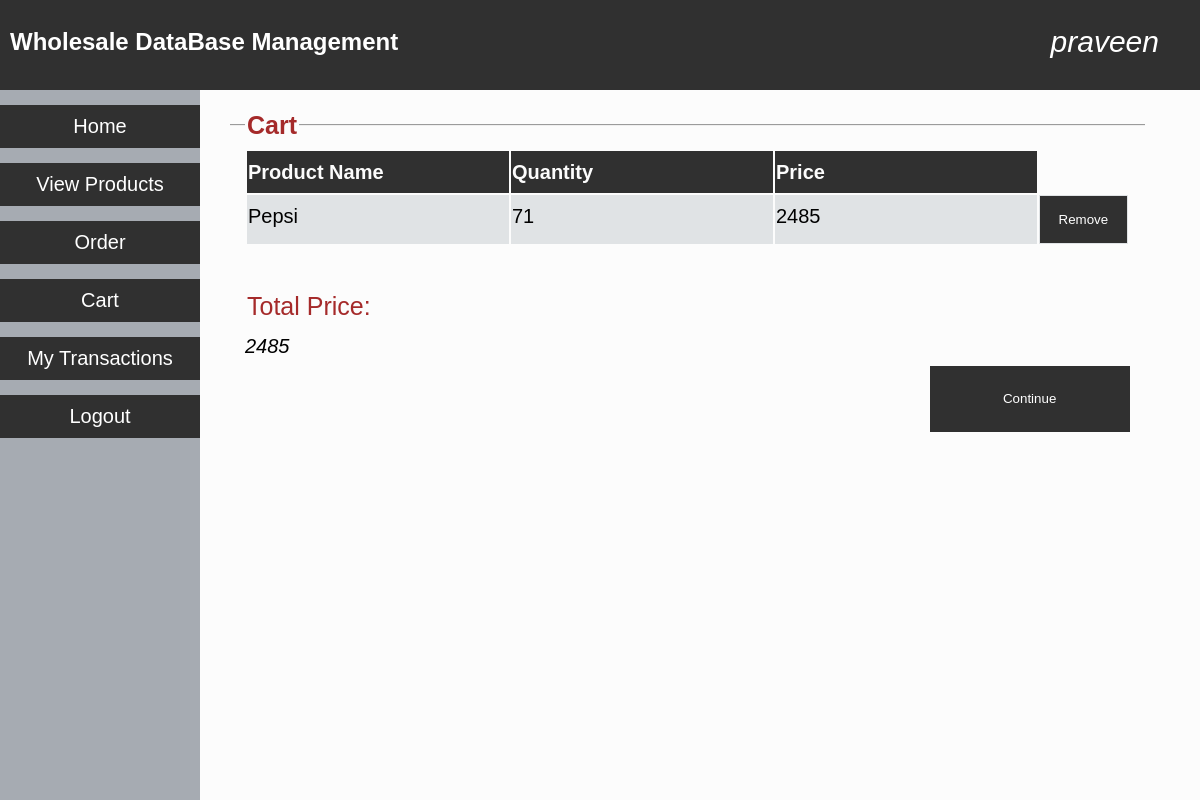
/cart.php (signed in), run on the app's committed database.
### tables this page shows
CREATE TABLE `cart` (
  `product_id` int(11) NOT NULL,
  `product_name` varchar(20) NOT NULL,
  `quantity` int(11) NOT NULL,
  `price` int(11) NOT NULL,
  `customer_id` varchar(20) NOT NULL
);

### cart.php (the view, shortened to what this page needs)
<!DOCTYPE html>
<html>
<head>
	<link rel='stylesheet' href="css/style.css">
</head>
<body>
	<div class="topStyle">
		<h2 style="color:white;">Wholesale DataBase Management</h2>
		<a class='userNameDisplay'><?php echo $_SESSION['loginUser']; ?></a>
	</div>
	<div class='sidebar'>
		<button onclick="location.href='customerHome.php'">Home</button>
		<button onclick="location.href='viewProductsCustomer.php'">View Products</button>
		<button onclick="location.href='order.php'">Order</button>
		<button onclick="location.href='cart.php'">Cart</button>
		<button onclick="location.href='customerViewTransactions.php'">My Transactions</button>
		<button onclick="location.href='logout.php'">Logout</button>
	</div>
<div class='container'>
	<fieldset><legend><b>Cart</b></legend>
		<form action="<?php echo $_SERVER['PHP_SELF']; ?>" method='get'><table><tr><th>Product Name</th><th>Quantity</th><th>Price</th></tr>
		<?php
			$conn=mysqli_connect("localhost","root","","wholesale");
			$curUser=$_SESSION['loginUser'];
			$sql="select * from cart where customer_id='$curUser'";
			$result=mysqli_query($conn,$sql);
			$totPrice=0;
			while($row=mysqli_fetch_assoc($result)){
				echo "<tr><td>".$row['product_name']."</td><td>".$row['quantity']."</td><td>".$row['price']."</td><td><button type='submit' class='goBtn' name='submit' value='".$row['product_id']."'>Remove</button></td></tr>";
				$totPrice+=$row['price'];
			}
			echo "</table><br><legend>Total Price: </legend>".$totPrice."</form><form action='placeOrder.php' method='get'>
		<button style='float:right;width:200px;height:5em;' type='submit' name='totalPrice' value='".$totPrice."' class='goBtn'>Continue</button></form>";
		?>
	</fieldset>
</div>
</body>
</html>

### css/style.css (style rules this page uses)
.topStyle { top:0; padding:10px; position:fixed; left:0; height:70px; width:100%; background-color: #303030; z-index: 10; }
.sidebar { display: block; position:fixed; margin-top:70px; top:20px; left:0; padding-top:15px; width:200px; height:100%; background-color: #a6abb2; z-index:5; }
.container { position:absolute; margin-top: 70px; margin-left:200px; margin-right:0; padding: 30px 20px 20px 20px; z-index: 1; }
.container form { line-height: 2em; display: block; }
.container table { text-align:left; font-style:normal; }
.container table td { vertical-align:top; }
.container table tr:nth-child(odd) { background-color: #a3a5a8; }
.container table tr:nth-child(even) { background-color: #e0e3e5; }
.container table th { min-width:13em; color:#fcfcfc; background-color: #303030; }
.container fieldset { min-height: 200px; min-width:30em; font-size: 20px; font-style:italic; line-height: 1.7em; border-left:none; border-right:none; border-bottom:none; }
.container fieldset legend { font-size: 25px; color:brown; font-style:normal; }
.sidebar button { text-decoration: none; border:none; background-color: #303030; padding:10px; height:20px auto; font-size: 20px; cursor:pointer; width:200px; margin-bottom:15px; color:white; }
.userNameDisplay { top:30px; right:5%; position:absolute; color:white; font-style:italic; font-size: 30px; }
body { top:0; left:0; background-color: #fcfcfc; font-family:sans-serif; line-height: 1.5em; }
.goBtn { min-width:6.5em; height:3.5em; border:none; background-color: #303030; color:white; cursor:pointer; }

### data on the page
cart: product_name "Pepsi", quantity "71", price "2485", $row['product_id'] 2 (drawn)

### other printed values
$_SESSION['loginUser'] "praveen"
$totPrice "2485"
